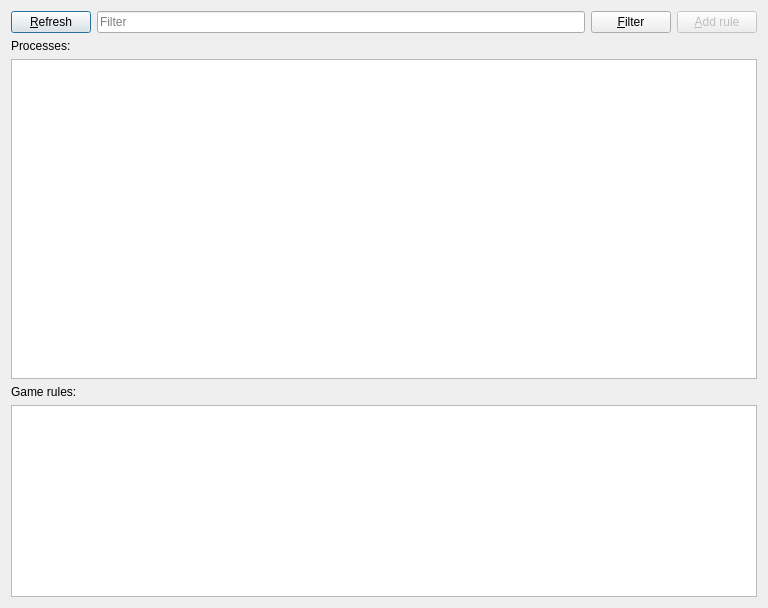
<?xml version="1.0" encoding="UTF-8"?>
<ui version="4.0">
 <class>ProcessDialog</class>
 <widget class="QDialog" name="ProcessDialog">
  <property name="geometry">
   <rect>
    <x>0</x>
    <y>0</y>
    <width>768</width>
    <height>608</height>
   </rect>
  </property>
  <property name="windowTitle">
   <string>Game list</string>
  </property>
  <layout class="QVBoxLayout" name="verticalLayout">
   <item>
    <layout class="QHBoxLayout" name="horizontalLayout">
     <item>
      <widget class="QPushButton" name="buttonRefresh">
       <property name="text">
        <string>&amp;Refresh</string>
       </property>
      </widget>
     </item>
     <item>
      <widget class="QLineEdit" name="editFilter">
       <property name="placeholderText">
        <string>Filter</string>
       </property>
      </widget>
     </item>
     <item>
      <widget class="QPushButton" name="buttonFilter">
       <property name="enabled">
        <bool>true</bool>
       </property>
       <property name="text">
        <string>&amp;Filter</string>
       </property>
      </widget>
     </item>
     <item>
      <widget class="QPushButton" name="buttonAddRule">
       <property name="enabled">
        <bool>false</bool>
       </property>
       <property name="text">
        <string>&amp;Add rule</string>
       </property>
      </widget>
     </item>
    </layout>
   </item>
   <item>
    <widget class="QLabel" name="label_2">
     <property name="text">
      <string>Processes:</string>
     </property>
    </widget>
   </item>
   <item>
    <widget class="QPlainTextEdit" name="editProcesses">
     <property name="font">
      <font>
       <family>Courier</family>
      </font>
     </property>
     <property name="lineWrapMode">
      <enum>QPlainTextEdit::NoWrap</enum>
     </property>
     <property name="readOnly">
      <bool>true</bool>
     </property>
    </widget>
   </item>
   <item>
    <widget class="QLabel" name="label">
     <property name="text">
      <string>Game rules:</string>
     </property>
    </widget>
   </item>
   <item>
    <widget class="QPlainTextEdit" name="editRules">
     <property name="sizePolicy">
      <sizepolicy hsizetype="Expanding" vsizetype="Minimum">
       <horstretch>0</horstretch>
       <verstretch>0</verstretch>
      </sizepolicy>
     </property>
     <property name="font">
      <font>
       <family>Courier</family>
      </font>
     </property>
    </widget>
   </item>
  </layout>
 </widget>
 <resources/>
 <connections/>
</ui>
